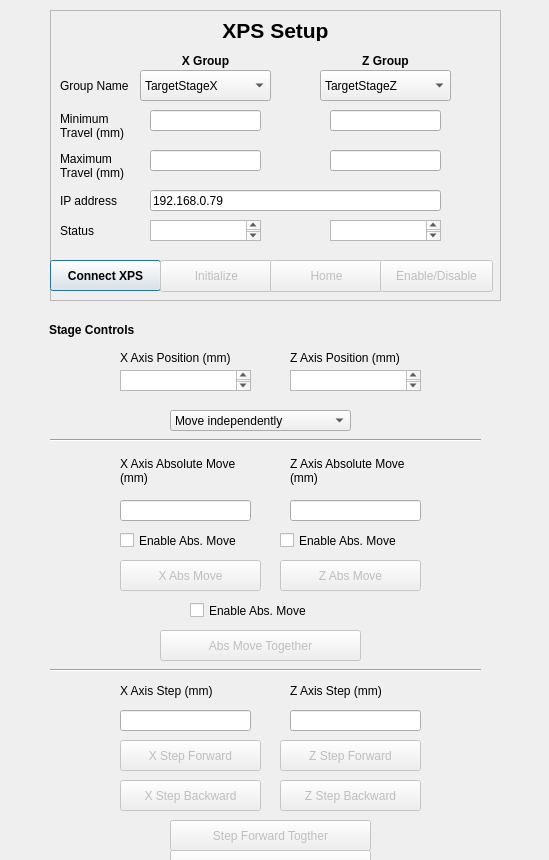
<?xml version="1.0" encoding="UTF-8"?>
<ui version="4.0">
 <class>Dialog</class>
 <widget class="QDialog" name="Dialog">
  <property name="geometry">
   <rect>
    <x>0</x>
    <y>0</y>
    <width>549</width>
    <height>860</height>
   </rect>
  </property>
  <property name="windowTitle">
   <string>Dialog</string>
  </property>
  <widget class="QFrame" name="frame">
   <property name="geometry">
    <rect>
     <x>50</x>
     <y>10</y>
     <width>451</width>
     <height>291</height>
    </rect>
   </property>
   <property name="frameShape">
    <enum>QFrame::StyledPanel</enum>
   </property>
   <property name="frameShadow">
    <enum>QFrame::Sunken</enum>
   </property>
   <widget class="QLabel" name="label_2">
    <property name="geometry">
     <rect>
      <x>10</x>
      <y>60</y>
      <width>81</width>
      <height>31</height>
     </rect>
    </property>
    <property name="text">
     <string>Group Name</string>
    </property>
   </widget>
   <widget class="QLabel" name="label">
    <property name="geometry">
     <rect>
      <x>10</x>
      <y>10</y>
      <width>431</width>
      <height>21</height>
     </rect>
    </property>
    <property name="font">
     <font>
      <pointsize>16</pointsize>
      <weight>75</weight>
      <bold>true</bold>
     </font>
    </property>
    <property name="autoFillBackground">
     <bool>true</bool>
    </property>
    <property name="text">
     <string>XPS Setup</string>
    </property>
    <property name="textFormat">
     <enum>Qt::AutoText</enum>
    </property>
    <property name="scaledContents">
     <bool>false</bool>
    </property>
    <property name="alignment">
     <set>Qt::AlignCenter</set>
    </property>
    <property name="textInteractionFlags">
     <set>Qt::LinksAccessibleByMouse</set>
    </property>
   </widget>
   <widget class="QLabel" name="label_5">
    <property name="geometry">
     <rect>
      <x>100</x>
      <y>40</y>
      <width>111</width>
      <height>21</height>
     </rect>
    </property>
    <property name="font">
     <font>
      <weight>75</weight>
      <bold>true</bold>
     </font>
    </property>
    <property name="text">
     <string>X Group</string>
    </property>
    <property name="textFormat">
     <enum>Qt::AutoText</enum>
    </property>
    <property name="scaledContents">
     <bool>false</bool>
    </property>
    <property name="alignment">
     <set>Qt::AlignCenter</set>
    </property>
    <property name="textInteractionFlags">
     <set>Qt::LinksAccessibleByMouse</set>
    </property>
   </widget>
   <widget class="QLabel" name="label_6">
    <property name="geometry">
     <rect>
      <x>280</x>
      <y>40</y>
      <width>111</width>
      <height>21</height>
     </rect>
    </property>
    <property name="font">
     <font>
      <weight>75</weight>
      <bold>true</bold>
     </font>
    </property>
    <property name="text">
     <string>Z Group</string>
    </property>
    <property name="textFormat">
     <enum>Qt::AutoText</enum>
    </property>
    <property name="scaledContents">
     <bool>false</bool>
    </property>
    <property name="alignment">
     <set>Qt::AlignCenter</set>
    </property>
    <property name="textInteractionFlags">
     <set>Qt::LinksAccessibleByMouse</set>
    </property>
   </widget>
   <widget class="QComboBox" name="x_stage_select">
    <property name="geometry">
     <rect>
      <x>90</x>
      <y>60</y>
      <width>131</width>
      <height>31</height>
     </rect>
    </property>
    <item>
     <property name="text">
      <string>TargetStageX</string>
     </property>
    </item>
    <item>
     <property name="text">
      <string>TargetStageZ</string>
     </property>
    </item>
   </widget>
   <widget class="QComboBox" name="z_stage_select">
    <property name="geometry">
     <rect>
      <x>270</x>
      <y>60</y>
      <width>131</width>
      <height>31</height>
     </rect>
    </property>
    <property name="currentIndex">
     <number>1</number>
    </property>
    <item>
     <property name="text">
      <string>TargetStageX</string>
     </property>
    </item>
    <item>
     <property name="text">
      <string>TargetStageZ</string>
     </property>
    </item>
   </widget>
   <widget class="QLabel" name="label_4">
    <property name="geometry">
     <rect>
      <x>10</x>
      <y>90</y>
      <width>81</width>
      <height>51</height>
     </rect>
    </property>
    <property name="autoFillBackground">
     <bool>false</bool>
    </property>
    <property name="text">
     <string>Minimum Travel (mm)</string>
    </property>
    <property name="wordWrap">
     <bool>true</bool>
    </property>
   </widget>
   <widget class="QLineEdit" name="x_min_trav_ip">
    <property name="geometry">
     <rect>
      <x>100</x>
      <y>100</y>
      <width>111</width>
      <height>21</height>
     </rect>
    </property>
   </widget>
   <widget class="QLineEdit" name="z_min_trav_ip">
    <property name="geometry">
     <rect>
      <x>280</x>
      <y>100</y>
      <width>111</width>
      <height>21</height>
     </rect>
    </property>
   </widget>
   <widget class="QLabel" name="label_7">
    <property name="geometry">
     <rect>
      <x>10</x>
      <y>130</y>
      <width>81</width>
      <height>51</height>
     </rect>
    </property>
    <property name="autoFillBackground">
     <bool>false</bool>
    </property>
    <property name="text">
     <string>Maximum Travel (mm)</string>
    </property>
    <property name="wordWrap">
     <bool>true</bool>
    </property>
   </widget>
   <widget class="QLineEdit" name="x_max_trav_ip">
    <property name="geometry">
     <rect>
      <x>100</x>
      <y>140</y>
      <width>111</width>
      <height>21</height>
     </rect>
    </property>
   </widget>
   <widget class="QLineEdit" name="z_max_trav_ip">
    <property name="geometry">
     <rect>
      <x>280</x>
      <y>140</y>
      <width>111</width>
      <height>21</height>
     </rect>
    </property>
   </widget>
   <widget class="QLabel" name="label_3">
    <property name="geometry">
     <rect>
      <x>10</x>
      <y>180</y>
      <width>81</width>
      <height>21</height>
     </rect>
    </property>
    <property name="text">
     <string>IP address</string>
    </property>
   </widget>
   <widget class="QLineEdit" name="ip_address_ip">
    <property name="geometry">
     <rect>
      <x>100</x>
      <y>180</y>
      <width>291</width>
      <height>21</height>
     </rect>
    </property>
    <property name="text">
     <string>192.168.0.79</string>
    </property>
   </widget>
   <widget class="QLabel" name="label_8">
    <property name="geometry">
     <rect>
      <x>10</x>
      <y>210</y>
      <width>81</width>
      <height>21</height>
     </rect>
    </property>
    <property name="text">
     <string>Status</string>
    </property>
   </widget>
   <widget class="QPushButton" name="connect_xps_bt">
    <property name="geometry">
     <rect>
      <x>0</x>
      <y>250</y>
      <width>111</width>
      <height>31</height>
     </rect>
    </property>
    <property name="font">
     <font>
      <weight>75</weight>
      <bold>true</bold>
     </font>
    </property>
    <property name="text">
     <string>Connect XPS</string>
    </property>
   </widget>
   <widget class="QPushButton" name="init_xps_bt">
    <property name="enabled">
     <bool>false</bool>
    </property>
    <property name="geometry">
     <rect>
      <x>110</x>
      <y>250</y>
      <width>113</width>
      <height>32</height>
     </rect>
    </property>
    <property name="autoFillBackground">
     <bool>false</bool>
    </property>
    <property name="text">
     <string>Initialize</string>
    </property>
   </widget>
   <widget class="QPushButton" name="home_xps_bt">
    <property name="enabled">
     <bool>false</bool>
    </property>
    <property name="geometry">
     <rect>
      <x>220</x>
      <y>250</y>
      <width>113</width>
      <height>32</height>
     </rect>
    </property>
    <property name="text">
     <string>Home</string>
    </property>
   </widget>
   <widget class="QPushButton" name="enable_dis_xps_bt">
    <property name="enabled">
     <bool>false</bool>
    </property>
    <property name="geometry">
     <rect>
      <x>330</x>
      <y>250</y>
      <width>113</width>
      <height>32</height>
     </rect>
    </property>
    <property name="text">
     <string>Enable/Disable</string>
    </property>
   </widget>
   <widget class="QTextBrowser" name="x_status">
    <property name="geometry">
     <rect>
      <x>100</x>
      <y>210</y>
      <width>111</width>
      <height>21</height>
     </rect>
    </property>
   </widget>
   <widget class="QTextBrowser" name="z_status">
    <property name="geometry">
     <rect>
      <x>280</x>
      <y>210</y>
      <width>111</width>
      <height>21</height>
     </rect>
    </property>
   </widget>
  </widget>
  <widget class="QWidget" name="widget" native="true">
   <property name="geometry">
    <rect>
     <x>40</x>
     <y>310</y>
     <width>471</width>
     <height>631</height>
    </rect>
   </property>
   <widget class="QLabel" name="label_9">
    <property name="geometry">
     <rect>
      <x>9</x>
      <y>10</y>
      <width>451</width>
      <height>20</height>
     </rect>
    </property>
    <property name="font">
     <font>
      <weight>75</weight>
      <bold>true</bold>
     </font>
    </property>
    <property name="text">
     <string>Stage Controls</string>
    </property>
   </widget>
   <widget class="QLabel" name="label_10">
    <property name="geometry">
     <rect>
      <x>80</x>
      <y>40</y>
      <width>141</width>
      <height>16</height>
     </rect>
    </property>
    <property name="text">
     <string>X Axis Position (mm)</string>
    </property>
   </widget>
   <widget class="QLabel" name="label_11">
    <property name="geometry">
     <rect>
      <x>250</x>
      <y>40</y>
      <width>141</width>
      <height>16</height>
     </rect>
    </property>
    <property name="text">
     <string>Z Axis Position (mm)</string>
    </property>
   </widget>
   <widget class="QLabel" name="label_12">
    <property name="geometry">
     <rect>
      <x>80</x>
      <y>140</y>
      <width>141</width>
      <height>41</height>
     </rect>
    </property>
    <property name="text">
     <string>X Axis Absolute Move (mm)</string>
    </property>
    <property name="wordWrap">
     <bool>true</bool>
    </property>
   </widget>
   <widget class="QLabel" name="label_13">
    <property name="geometry">
     <rect>
      <x>250</x>
      <y>140</y>
      <width>141</width>
      <height>41</height>
     </rect>
    </property>
    <property name="text">
     <string>Z Axis Absolute Move (mm)</string>
    </property>
    <property name="wordWrap">
     <bool>true</bool>
    </property>
   </widget>
   <widget class="QLabel" name="label_14">
    <property name="geometry">
     <rect>
      <x>80</x>
      <y>360</y>
      <width>141</width>
      <height>41</height>
     </rect>
    </property>
    <property name="text">
     <string>X Axis Step (mm)</string>
    </property>
    <property name="wordWrap">
     <bool>true</bool>
    </property>
   </widget>
   <widget class="QLabel" name="label_15">
    <property name="geometry">
     <rect>
      <x>250</x>
      <y>360</y>
      <width>141</width>
      <height>41</height>
     </rect>
    </property>
    <property name="text">
     <string>Z Axis Step (mm)</string>
    </property>
    <property name="wordWrap">
     <bool>true</bool>
    </property>
   </widget>
   <widget class="QTextBrowser" name="x_pos_disp">
    <property name="geometry">
     <rect>
      <x>80</x>
      <y>60</y>
      <width>131</width>
      <height>21</height>
     </rect>
    </property>
   </widget>
   <widget class="QTextBrowser" name="z_pos_disp">
    <property name="geometry">
     <rect>
      <x>250</x>
      <y>60</y>
      <width>131</width>
      <height>21</height>
     </rect>
    </property>
   </widget>
   <widget class="QLineEdit" name="x_abs_mv_ip">
    <property name="geometry">
     <rect>
      <x>80</x>
      <y>190</y>
      <width>131</width>
      <height>21</height>
     </rect>
    </property>
   </widget>
   <widget class="QLineEdit" name="z_abs_mv_ip">
    <property name="geometry">
     <rect>
      <x>250</x>
      <y>190</y>
      <width>131</width>
      <height>21</height>
     </rect>
    </property>
   </widget>
   <widget class="QLineEdit" name="x_step_ip">
    <property name="geometry">
     <rect>
      <x>80</x>
      <y>400</y>
      <width>131</width>
      <height>21</height>
     </rect>
    </property>
   </widget>
   <widget class="QLineEdit" name="z_step_ip">
    <property name="geometry">
     <rect>
      <x>250</x>
      <y>400</y>
      <width>131</width>
      <height>21</height>
     </rect>
    </property>
   </widget>
   <widget class="QCheckBox" name="x_abs_mv_ck">
    <property name="geometry">
     <rect>
      <x>80</x>
      <y>220</y>
      <width>141</width>
      <height>21</height>
     </rect>
    </property>
    <property name="text">
     <string>Enable Abs. Move</string>
    </property>
   </widget>
   <widget class="QCheckBox" name="z_abs_mv_ck">
    <property name="geometry">
     <rect>
      <x>240</x>
      <y>220</y>
      <width>141</width>
      <height>21</height>
     </rect>
    </property>
    <property name="text">
     <string>Enable Abs. Move</string>
    </property>
   </widget>
   <widget class="QPushButton" name="x_abs_mv_bt">
    <property name="enabled">
     <bool>false</bool>
    </property>
    <property name="geometry">
     <rect>
      <x>80</x>
      <y>250</y>
      <width>141</width>
      <height>31</height>
     </rect>
    </property>
    <property name="text">
     <string>X Abs Move</string>
    </property>
   </widget>
   <widget class="QPushButton" name="z_abs_mv_bt">
    <property name="enabled">
     <bool>false</bool>
    </property>
    <property name="geometry">
     <rect>
      <x>240</x>
      <y>250</y>
      <width>141</width>
      <height>31</height>
     </rect>
    </property>
    <property name="text">
     <string>Z Abs Move</string>
    </property>
   </widget>
   <widget class="QPushButton" name="x_step_f_bt">
    <property name="enabled">
     <bool>false</bool>
    </property>
    <property name="geometry">
     <rect>
      <x>80</x>
      <y>430</y>
      <width>141</width>
      <height>31</height>
     </rect>
    </property>
    <property name="text">
     <string>X Step Forward</string>
    </property>
   </widget>
   <widget class="QPushButton" name="x_step_b_bt">
    <property name="enabled">
     <bool>false</bool>
    </property>
    <property name="geometry">
     <rect>
      <x>80</x>
      <y>470</y>
      <width>141</width>
      <height>31</height>
     </rect>
    </property>
    <property name="text">
     <string>X Step Backward</string>
    </property>
   </widget>
   <widget class="QPushButton" name="z_step_f_bt">
    <property name="enabled">
     <bool>false</bool>
    </property>
    <property name="geometry">
     <rect>
      <x>240</x>
      <y>430</y>
      <width>141</width>
      <height>31</height>
     </rect>
    </property>
    <property name="text">
     <string>Z Step Forward</string>
    </property>
   </widget>
   <widget class="QPushButton" name="z_step_b_bt">
    <property name="enabled">
     <bool>false</bool>
    </property>
    <property name="geometry">
     <rect>
      <x>240</x>
      <y>470</y>
      <width>141</width>
      <height>31</height>
     </rect>
    </property>
    <property name="text">
     <string>Z Step Backward</string>
    </property>
   </widget>
   <widget class="QPushButton" name="abs_mv_together_bt">
    <property name="enabled">
     <bool>false</bool>
    </property>
    <property name="geometry">
     <rect>
      <x>120</x>
      <y>320</y>
      <width>201</width>
      <height>31</height>
     </rect>
    </property>
    <property name="text">
     <string>Abs Move Together</string>
    </property>
   </widget>
   <widget class="QPushButton" name="step_fwd_together_bt">
    <property name="enabled">
     <bool>false</bool>
    </property>
    <property name="geometry">
     <rect>
      <x>130</x>
      <y>510</y>
      <width>201</width>
      <height>31</height>
     </rect>
    </property>
    <property name="text">
     <string>Step Forward Togther</string>
    </property>
   </widget>
   <widget class="QPushButton" name="step_bckwd_together_bt">
    <property name="enabled">
     <bool>false</bool>
    </property>
    <property name="geometry">
     <rect>
      <x>130</x>
      <y>540</y>
      <width>201</width>
      <height>31</height>
     </rect>
    </property>
    <property name="text">
     <string>Step Backward Togther</string>
    </property>
   </widget>
   <widget class="Line" name="line">
    <property name="geometry">
     <rect>
      <x>10</x>
      <y>120</y>
      <width>431</width>
      <height>20</height>
     </rect>
    </property>
    <property name="orientation">
     <enum>Qt::Horizontal</enum>
    </property>
   </widget>
   <widget class="Line" name="line_2">
    <property name="geometry">
     <rect>
      <x>10</x>
      <y>350</y>
      <width>431</width>
      <height>20</height>
     </rect>
    </property>
    <property name="orientation">
     <enum>Qt::Horizontal</enum>
    </property>
   </widget>
   <widget class="QComboBox" name="stage_movement_select">
    <property name="geometry">
     <rect>
      <x>130</x>
      <y>100</y>
      <width>181</width>
      <height>21</height>
     </rect>
    </property>
    <item>
     <property name="text">
      <string>Move independently</string>
     </property>
    </item>
    <item>
     <property name="text">
      <string>Move Together</string>
     </property>
    </item>
   </widget>
   <widget class="QCheckBox" name="together_abs_mv_ck">
    <property name="geometry">
     <rect>
      <x>150</x>
      <y>290</y>
      <width>141</width>
      <height>21</height>
     </rect>
    </property>
    <property name="text">
     <string>Enable Abs. Move</string>
    </property>
   </widget>
   <widget class="QPushButton" name="stop_bt">
    <property name="enabled">
     <bool>false</bool>
    </property>
    <property name="geometry">
     <rect>
      <x>100</x>
      <y>580</y>
      <width>241</width>
      <height>41</height>
     </rect>
    </property>
    <property name="font">
     <font>
      <weight>75</weight>
      <bold>true</bold>
     </font>
    </property>
    <property name="text">
     <string>STOP</string>
    </property>
   </widget>
  </widget>
 </widget>
 <resources/>
 <connections/>
</ui>
